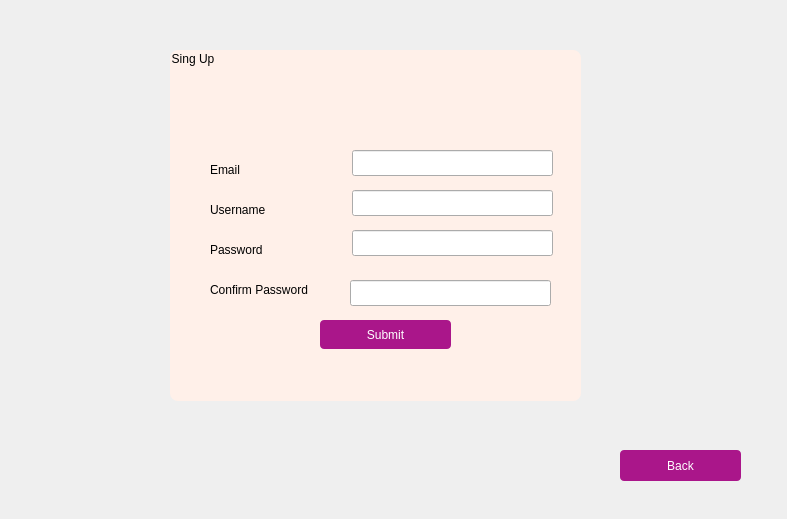
<?xml version="1.0" encoding="UTF-8"?>
<ui version="4.0">
 <class>Register</class>
 <widget class="QDialog" name="Register">
  <property name="geometry">
   <rect>
    <x>0</x>
    <y>0</y>
    <width>787</width>
    <height>519</height>
   </rect>
  </property>
  <property name="windowTitle">
   <string>Dialog</string>
  </property>
  <property name="styleSheet">
   <string notr="true">#Register{
border-image: url(:/louvre-museum3.jpg);
}</string>
  </property>
  <widget class="QGroupBox" name="groupBox">
   <property name="geometry">
    <rect>
     <x>170</x>
     <y>50</y>
     <width>411</width>
     <height>351</height>
    </rect>
   </property>
   <property name="styleSheet">
    <string notr="true">#groupBox{
	color:black;
  background:rgb(255, 240, 233);
 border-radius:8px;

}</string>
   </property>
   <property name="title">
    <string>Sing Up</string>
   </property>
   <widget class="QLabel" name="label">
    <property name="geometry">
     <rect>
      <x>40</x>
      <y>110</y>
      <width>63</width>
      <height>20</height>
     </rect>
    </property>
    <property name="text">
     <string>Email</string>
    </property>
   </widget>
   <widget class="QLabel" name="label_2">
    <property name="geometry">
     <rect>
      <x>40</x>
      <y>150</y>
      <width>81</width>
      <height>20</height>
     </rect>
    </property>
    <property name="text">
     <string>Username</string>
    </property>
   </widget>
   <widget class="QLabel" name="label_3">
    <property name="geometry">
     <rect>
      <x>40</x>
      <y>190</y>
      <width>71</width>
      <height>20</height>
     </rect>
    </property>
    <property name="text">
     <string>Password</string>
    </property>
   </widget>
   <widget class="QLabel" name="label_4">
    <property name="geometry">
     <rect>
      <x>40</x>
      <y>230</y>
      <width>121</width>
      <height>20</height>
     </rect>
    </property>
    <property name="text">
     <string>Confirm Password</string>
    </property>
   </widget>
   <widget class="QLineEdit" name="lineEdit_email">
    <property name="geometry">
     <rect>
      <x>182</x>
      <y>100</y>
      <width>201</width>
      <height>26</height>
     </rect>
    </property>
   </widget>
   <widget class="QLineEdit" name="lineEdit_username">
    <property name="geometry">
     <rect>
      <x>182</x>
      <y>140</y>
      <width>201</width>
      <height>26</height>
     </rect>
    </property>
   </widget>
   <widget class="QLineEdit" name="lineEdit_password">
    <property name="geometry">
     <rect>
      <x>182</x>
      <y>180</y>
      <width>201</width>
      <height>26</height>
     </rect>
    </property>
    <property name="echoMode">
     <enum>QLineEdit::Password</enum>
    </property>
   </widget>
   <widget class="QLineEdit" name="lineEdit_confirmpassword">
    <property name="geometry">
     <rect>
      <x>180</x>
      <y>230</y>
      <width>201</width>
      <height>26</height>
     </rect>
    </property>
    <property name="echoMode">
     <enum>QLineEdit::Password</enum>
    </property>
   </widget>
   <widget class="QPushButton" name="pushButton_submit">
    <property name="geometry">
     <rect>
      <x>150</x>
      <y>270</y>
      <width>131</width>
      <height>29</height>
     </rect>
    </property>
    <property name="styleSheet">
     <string notr="true">#pushButton_submit{
color:white;
background-color:rgb(170, 22, 138);
border-width:0px;
border-radius:4px;

}
#pushButton_login:hover{
background-color:#27a9e3;

}</string>
    </property>
    <property name="text">
     <string>Submit</string>
    </property>
   </widget>
  </widget>
  <widget class="QPushButton" name="pushButton">
   <property name="geometry">
    <rect>
     <x>620</x>
     <y>450</y>
     <width>121</width>
     <height>31</height>
    </rect>
   </property>
   <property name="styleSheet">
    <string notr="true">#pushButton{
color:white;
background-color:rgb(170, 22, 138);
border-width:0px;
border-radius:4px;

}
#pushButton_login:hover{
background-color:#27a9e3;

}</string>
   </property>
   <property name="text">
    <string>Back</string>
   </property>
  </widget>
 </widget>
 <resources/>
 <connections/>
</ui>
